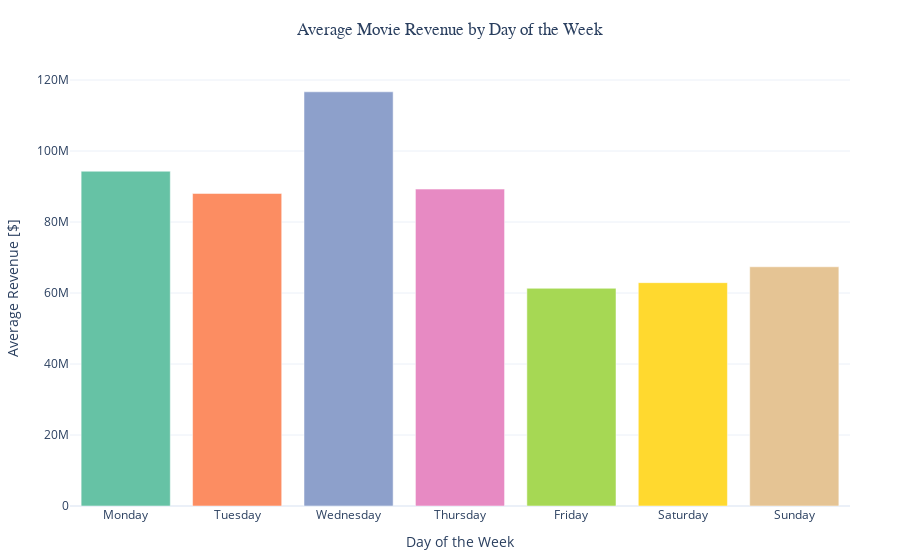

The notebook cell this image was saved under:
### Code cell
# Plot: Revenue by the Day of the Week

df_season["movie_release_date"] = pd.to_datetime(df_season["movie_release_date"], errors="coerce")
df_season["release_dayofweek"] = df_season["movie_release_date"].dt.day_name()

day_revenue = df_season.groupby("release_dayofweek", as_index=False)["inflated_revenue"].mean()
day_order = ["Monday", "Tuesday", "Wednesday", "Thursday", "Friday", "Saturday", "Sunday"]
day_revenue = day_revenue.set_index("release_dayofweek").loc[day_order].reset_index()

fig_dayofweek = px.bar(
    day_revenue,
    x="release_dayofweek",
    y="inflated_revenue",
    title="Average Movie Revenue by Day of the Week",
    labels={"release_dayofweek": "Day of the Week", "inflated_revenue": "Average Revenue [$]"},
    color="release_dayofweek",
    color_discrete_sequence=px.colors.qualitative.Set2
)

fig_dayofweek.update_layout(
    title_x=0.5,
    template="plotly_white",
    title_font=dict(family="Arial"),
    showlegend=False,
    margin=dict(t=70, b=50, l=50, r=50),
    title=dict(pad=dict(t=10, b=0)),
)

fig_dayofweek.show()
fig_dayofweek.write_html(
    f"{SAVE_PATH_WAVES}dayofweek_revenue.html", include_plotlyjs="cdn",
    config={"toImageButtonOptions": {"filename": "dayofweek_revenue"}},
)

### Figure 1 — Plotly figure (JSON) as saved in the notebook; plotly's stock layout.template omitted (floating-point values rounded to 4 significant figures)
{"data": [{"alignmentgroup": "True", "hovertemplate": "Day of the Week=%{x}<br>Average Revenue [$]=%{y}<extra></extra>", "legendgroup": "Monday", "marker": {"color": "rgb(102,194,165)", "pattern": {"shape": ""}}, "name": "Monday", "offsetgroup": "Monday", "orientation": "v", "showlegend": true, "textposition": "auto", "type": "bar", "x": ["Monday"], "xaxis": "x", "y": [94310000.0], "yaxis": "y"}, {"alignmentgroup": "True", "hovertemplate": "Day of the Week=%{x}<br>Average Revenue [$]=%{y}<extra></extra>", "legendgroup": "Tuesday", "marker": {"color": "rgb(252,141,98)", "pattern": {"shape": ""}}, "name": "Tuesday", "offsetgroup": "Tuesday", "orientation": "v", "showlegend": true, "textposition": "auto", "type": "bar", "x": ["Tuesday"], "xaxis": "x", "y": [88040000.0], "yaxis": "y"}, {"alignmentgroup": "True", "hovertemplate": "Day of the Week=%{x}<br>Average Revenue [$]=%{y}<extra></extra>", "legendgroup": "Wednesday", "marker": {"color": "rgb(141,160,203)", "pattern": {"shape": ""}}, "name": "Wednesday", "offsetgroup": "Wednesday", "orientation": "v", "showlegend": true, "textposition": "auto", "type": "bar", "x": ["Wednesday"], "xaxis": "x", "y": [116700000.0], "yaxis": "y"}, {"alignmentgroup": "True", "hovertemplate": "Day of the Week=%{x}<br>Average Revenue [$]=%{y}<extra></extra>", "legendgroup": "Thursday", "marker": {"color": "rgb(231,138,195)", "pattern": {"shape": ""}}, "name": "Thursday", "offsetgroup": "Thursday", "orientation": "v", "showlegend": true, "textposition": "auto", "type": "bar", "x": ["Thursday"], "xaxis": "x", "y": [89280000.0], "yaxis": "y"}, {"alignmentgroup": "True", "hovertemplate": "Day of the Week=%{x}<br>Average Revenue [$]=%{y}<extra></extra>", "legendgroup": "Friday", "marker": {"color": "rgb(166,216,84)", "pattern": {"shape": ""}}, "name": "Friday", "offsetgroup": "Friday", "orientation": "v", "showlegend": true, "textposition": "auto", "type": "bar", "x": ["Friday"], "xaxis": "x", "y": [61330000.0], "yaxis": "y"}, {"alignmentgroup": "True", "hovertemplate": "Day of the Week=%{x}<br>Average Revenue [$]=%{y}<extra></extra>", "legendgroup": "Saturday", "marker": {"color": "rgb(255,217,47)", "pattern": {"shape": ""}}, "name": "Saturday", "offsetgroup": "Saturday", "orientation": "v", "showlegend": true, "textposition": "auto", "type": "bar", "x": ["Saturday"], "xaxis": "x", "y": [62920000.0], "yaxis": "y"}, {"alignmentgroup": "True", "hovertemplate": "Day of the Week=%{x}<br>Average Revenue [$]=%{y}<extra></extra>", "legendgroup": "Sunday", "marker": {"color": "rgb(229,196,148)", "pattern": {"shape": ""}}, "name": "Sunday", "offsetgroup": "Sunday", "orientation": "v", "showlegend": true, "textposition": "auto", "type": "bar", "x": ["Sunday"], "xaxis": "x", "y": [67390000.0], "yaxis": "y"}], "layout": {"barmode": "relative", "legend": {"title": {"text": "Day of the Week"}, "tracegroupgap": 0}, "margin": {"b": 50, "l": 50, "r": 50, "t": 70}, "showlegend": false, "title": {"font": {"family": "Arial"}, "pad": {"b": 0, "t": 10}, "text": "Average Movie Revenue by Day of the Week", "x": 0.5}, "xaxis": {"anchor": "y", "categoryarray": ["Monday", "Tuesday", "Wednesday", "Thursday", "Friday", "Saturday", "Sunday"], "categoryorder": "array", "domain": [0, 1], "title": {"text": "Day of the Week"}}, "yaxis": {"anchor": "x", "domain": [0, 1], "title": {"text": "Average Revenue [$]"}}}}
